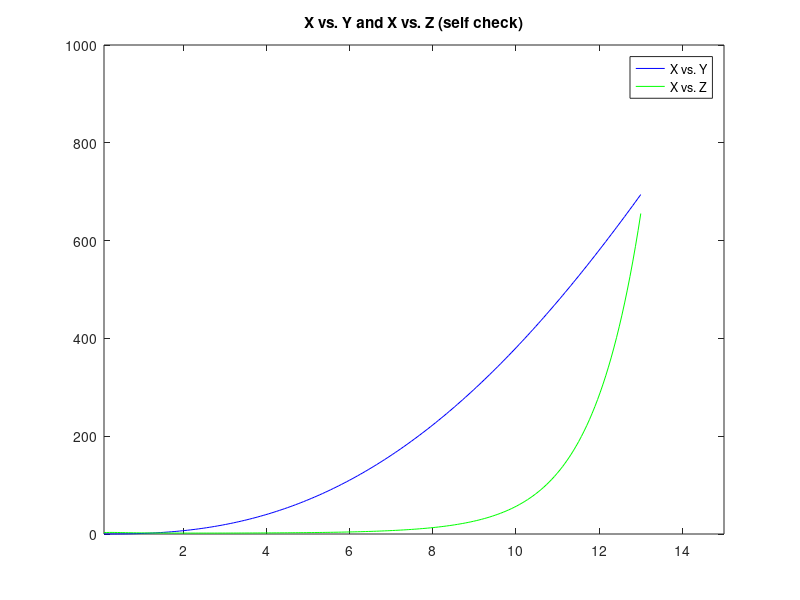

This chart was generated by the following MATLAB code:
%Andrew Brown Lab 2 Problem 2

clc
clear
clf

%I am practicing using linspace with mathmatical calculations and plotting.

%Define variable x as many values between 0.1 and 13 to have a smooth graph
x=linspace(0.1,13,200); %Units are radians

%Practice with mathmatical equations.
y=((sqrt(2*x).*(4*x.^3)))./((4*x)+(7.^(x/10)));
z=log10((2*x)+5)+(((4*x)+exp(x))./((2/3)+(4*x.^2)));

%Practice using a for loop to print different array values.
for i=1:3 %Runs with integer values of i from 1 to 3.
    fprintf('For x = %0.6f radians, y is %0.6f, and z is %0.6f.\n', x(i), y(i), z(i))
end 

%Plottng X vs. Y and X vs. Z
plot(x,y,'b') %Plots x vs y and make the line blue
hold on %Keep the current figure visible
plot(x,z,'g')%plot x vs z and make the line green
legend('X vs. Y', 'X vs. Z') %add a legend
axis([0.1,15,0,1000]) %Define the axis limits
title('X vs. Y and X vs. Z (self check)') %titles the plot



